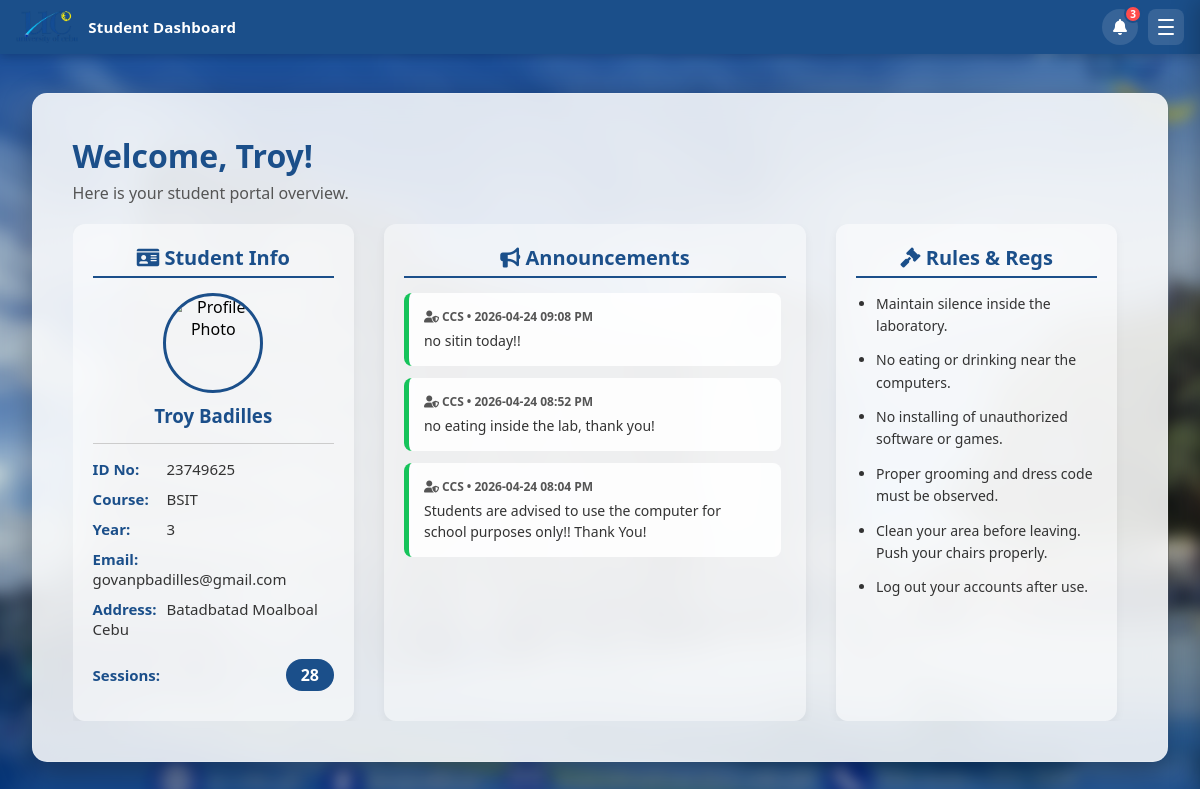
/dashboard (signed in), run on the app's committed database.
### tables this page shows
CREATE TABLE users (
            id INTEGER PRIMARY KEY AUTOINCREMENT,
            id_number TEXT UNIQUE NOT NULL,
            lastname TEXT NOT NULL,
            firstname TEXT NOT NULL,
            middlename TEXT,
            course_level TEXT,
            password TEXT NOT NULL,
            email TEXT,
            course TEXT,
            address TEXT,
            role TEXT DEFAULT 'student',
            remaining_sessions INTEGER DEFAULT 30,
            profile_pic TEXT DEFAULT 'default_profile.png'
        );

CREATE TABLE announcements (
            id INTEGER PRIMARY KEY AUTOINCREMENT,
            admin_name TEXT NOT NULL,
            message TEXT NOT NULL,
            date_posted DATETIME DEFAULT CURRENT_TIMESTAMP
        );

### app.py (the view)
@app.route('/dashboard')
def dashboard():
    if 'user_id' not in session or session.get('role') == 'admin':
        return redirect(url_for('home'))
    conn = get_db_connection()
    cursor = conn.cursor()
    student = cursor.execute("SELECT * FROM users WHERE id = ?", (session['user_id'],)).fetchone()
    if student is None:
        session.clear()
        conn.close()
        return redirect(url_for('home'))
    announcements = cursor.execute("SELECT * FROM announcements ORDER BY date_posted DESC").fetchall()
    reservations_raw = cursor.execute("""
        SELECT * FROM reservations
        WHERE id_number = ?
        ORDER BY id DESC
    """, (student['id_number'],)).fetchall()
    reservations = [dict(r) for r in reservations_raw]
    conn.close()
    return render_template('student.html', student=student, announcements=announcements, reservations=reservations)

### app.py (called while the page is built)
def get_db_connection():
    conn = sqlite3.connect('students.db')
    conn.row_factory = sqlite3.Row
    return conn

### templates/student.html (shortened to what this page needs)
<!DOCTYPE html>
<html lang="en">
<head>
    <link rel="stylesheet" href="{{ url_for('static', filename='style.css') }}">
    <link rel="stylesheet" href="{{ url_for('static', filename='student.css') }}">
    <link rel="stylesheet" href="https://cdnjs.cloudflare.com/ajax/libs/font-awesome/6.0.0/css/all.min.css">
</head>
<body class="student-page">
<nav class="navbar">
    <div class="nav-left">
        <img src="{{ url_for('static', filename='images/uclogonav.png') }}" alt="UC Logo">
        <span class="nav-brand">Student Dashboard</span>
    </div>
    <div class="nav-right">
        <div class="notif-wrapper" id="notifWrapper">
            <button class="notif-bell-btn" id="notifBellBtn" onclick="toggleNotifDropdown(event)" title="Notifications">
                <i class="fas fa-bell"></i>
                <span class="notif-badge" id="notifBadge" style="display:none;">0</span>
            </button>
        </div>
        <button class="hamburger-btn" id="hamburgerBtn" onclick="toggleSidebar()">
            <span></span><span></span><span></span>
        </button>
    </div>
</nav>
<div class="student-container">
    <div class="student-glass-card">
        <h1 style="color: #1b4f8a; margin-top: 0; margin-bottom: 5px; font-size: 32px;">
            Welcome, {{ student['firstname'] }}!
        </h1>
        <p style="color: #555; margin-bottom: 0;">Here is your student portal overview.</p>
        <div class="dashboard-grid-3">
            <div class="col-card">
                <h2><i class="fas fa-id-card"></i> Student Info</h2>
                <div class="profile-section" style="text-align: center; margin-bottom: 15px; border-bottom: 1px solid #ccc; padding-bottom: 15px;">
                    <img src="{{ url_for('static', filename='uploads/' + student['profile_pic']) if student['profile_pic'] and student['profile_pic'] != 'default_profile.png' else url_for('static', filename='images/default_profile.png') }}"
                         alt="Profile Photo" id="profileImageDisplay"
                         style="width: 100px; height: 100px; border-radius: 50%; border: 3px solid #1b4f8a; object-fit: cover; margin-bottom: 10px;"
                         onerror="this.src='https://cdn-icons-png.flaticon.com/512/3135/3135715.png'">
                    <h3 style="color: #1b4f8a; margin: 0;">{{ student['firstname'] }} {{ student['lastname'] }}</h3>
                </div>
                <div class="info-row"><strong>ID No:</strong> {{ student['id_number'] }}</div>
                <div class="info-row"><strong>Course:</strong> {{ student['course'] }}</div>
                <div class="info-row"><strong>Year:</strong> {{ student['course_level'] }}</div>
                <div class="info-row"><strong>Email:</strong> {{ student['email'] }}</div>
                <div class="info-row"><strong>Address:</strong> {{ student['address'] }}</div>
                <div class="info-row" style="margin-top: 20px; display: flex; align-items: center; justify-content: space-between;">
                    <strong>Sessions:</strong>
                    <span style="background: #1b4f8a; color: white; padding: 5px 15px; border-radius: 20px; font-weight: bold; font-size: 16px;">
                        {{ student['remaining_sessions'] }}
                    </span>
                </div>
            </div>
            <div class="col-card" style="background: rgba(255, 255, 255, 0.4);">
                <h2><i class="fas fa-bullhorn"></i> Announcements</h2>
                <div style="max-height: 400px; overflow-y: auto; padding-right: 5px;">
                    {% for ann in announcements %}
                        <div class="announcement-item" style="background: rgba(255, 255, 255, 0.9); padding: 15px; border-radius: 8px; margin-bottom: 12px; border-left: 5px solid #15c35a;">
                            <p style="font-size: 12px; color: #555; margin-bottom: 5px; font-weight: bold;"><i class="fas fa-user-shield"></i> {{ ann['admin_name'] }} &bull; {{ ann['date_posted'] }}</p>
                            <p style="font-size: 14px; color: #333; margin: 0; line-height: 1.5;">{{ ann['message'] }}</p>
                        </div>
                    {% else %}
                        <p style="color: #666; font-style: italic;">No announcements at this time.</p>
                    {% endfor %}
                </div>
            </div>
            <div class="col-card">
                <h2><i class="fas fa-gavel"></i> Rules & Regs</h2>
                <ul style="padding-left: 20px; font-size: 14px; color: #333; line-height: 1.6;">
                    <li style="margin-bottom: 12px;">Maintain silence inside the laboratory.</li>
                    <li style="margin-bottom: 12px;">No eating or drinking near the computers.</li>
                    <li style="margin-bottom: 12px;">No installing of unauthorized software or games.</li>
                    <li style="margin-bottom: 12px;">Proper grooming and dress code must be observed.</li>
                    <li style="margin-bottom: 12px;">Clean your area before leaving. Push your chairs properly.</li>
                    <li style="margin-bottom: 12px;">Log out your accounts after use.</li>
                </ul>
            </div>
        </div>
    </div>
</div>
</body>
</html>

### static/style.css (style rules this page uses)
* { box-sizing: border-box; margin: 0; padding: 0; font-family: 'Segoe UI', Tahoma, Geneva, Verdana, sans-serif; }
body { background-color: #EBEBEB; }
h2 { text-align: center; color: #333; margin-top: 10px; margin-bottom: 30px; font-size: 28px; font-weight: bold; }
.navbar { background-color: rgba(21, 76, 121, 0.95); padding: 15px 30px; display: flex; justify-content: space-between; align-items: center; color: white; box-shadow: 0 2px 5px rgba(0,0,0,0.2); position: fixed; top: 0; left: 0; width: 100% !important; z-index: 9999; }
body { padding-top: 80px; }

### static/student.css (style rules this page uses)
body.student-page { height: 100vh; margin: 0; display: flex; flex-direction: column; overflow: hidden; position: relative; font-family: sans-serif; }
body.student-page::before { content: ""; position: absolute; top: -20px; left: -20px; right: -20px; bottom: -20px; background-image: url('/static/images/ucbackground.jpg'); background-size: cover; background-position: center; background-repeat: no-repeat; filter: blur(8px) brightness(0.85); z-index: -1; }
.student-container { flex: 1; display: flex; justify-content: center; align-items: center; z-index: 1; padding: 20px; }
.student-glass-card { background: rgba(255, 255, 255, 0.85); backdrop-filter: blur(15px); padding: 40px; width: 1500px; max-width: 98%; max-height: 95vh; border-radius: 15px; box-shadow: 0 8px 32px 0 rgba(0, 0, 0, 0.3); border: 1px solid rgba(255, 255, 255, 0.18); display: flex; flex-direction: column; }
.dashboard-grid-3 { display: grid; grid-template-columns: 1fr 1.5fr 1fr; gap: 30px; margin-top: 20px; overflow-y: auto; padding-right: 10px; }
.col-card { background: rgba(255, 255, 255, 0.5); padding: 20px; border-radius: 12px; box-shadow: 0 4px 10px rgba(0,0,0,0.05); }
.col-card h2 { color: #1b4f8a; margin-top: 0; margin-bottom: 15px; font-size: 20px; border-bottom: 2px solid #1b4f8a; padding-bottom: 5px; }
.info-row { margin-bottom: 10px; font-size: 15px; color: #333; }
.info-row strong { color: #1b4f8a; display: inline-block; width: 70px; }
.announcement-item { background: rgba(255, 255, 255, 0.9); padding: 15px; border-radius: 8px; margin-bottom: 12px; border-left: 5px solid #15c35a; }
.profile-section { display: flex; flex-direction: column; align-items: center; margin-bottom: 20px; padding-bottom: 15px; border-bottom: 1px solid rgba(27, 79, 138, 0.2); }

### templates/student.html (style rules this page uses)
body.student-page { padding-top: 0 !important; }
body.student-page .navbar { position: sticky !important; top: 0 !important; }
.navbar { height: 54px; background: #1b4f8a; display: flex; align-items: center; justify-content: space-between; padding: 0 16px; position: sticky; top: 0; z-index: 1000; box-shadow: 0 2px 10px rgba(0,0,0,0.2); }
.nav-left { display: flex; align-items: center; gap: 10px; }
.nav-left img { height: 32px; width: auto; }
.nav-brand { color: white; font-size: 15px; font-weight: 600; letter-spacing: 0.2px; }
.nav-right { display: flex; align-items: center; gap: 10px; }
.hamburger-btn { width: 36px; height: 36px; border-radius: 8px; border: none; background: rgba(255,255,255,0.12); cursor: pointer; display: flex; flex-direction: column; align-items: center; justify-content: center; gap: 5px; transition: background 0.2s; flex-shrink: 0; }
.hamburger-btn span { display: block; width: 16px; height: 2px; background: white; border-radius: 2px; transition: all 0.28s cubic-bezier(0.4,0,0.2,1); }
.notif-wrapper { position: relative; display: inline-flex; align-items: center; }
.notif-bell-btn { background: rgba(255,255,255,0.12); border: none; color: white; width: 36px; height: 36px; border-radius: 50%; cursor: pointer; font-size: 16px; display: flex; align-items: center; justify-content: center; position: relative; transition: background 0.2s, transform 0.2s; }
.notif-badge { position: absolute; top: -4px; right: -4px; background: #ff4c4c; color: white; font-size: 10px; font-weight: bold; min-width: 18px; height: 18px; border-radius: 9px; display: flex !important; align-items: center; justify-content: center; padding: 0 4px; border: 2px solid #1b4f8a; line-height: 1; animation: badgePop 0.3s ease; }

### data on the page
users: firstname "Troy", lastname "Badilles", id_number "23749625", course "BSIT", course_level "3", email "govanpbadilles@gmail.com", address "Batadbatad Moalboal Cebu", remaining_sessions "28"
announcements: admin_name "CCS", date_posted "2026-04-24 09:08 PM", message "no sitin today!!"
announcements: admin_name "CCS", date_posted "2026-04-24 08:52 PM", message "no eating inside the lab, thank you!"
announcements: admin_name "CCS", date_posted "2026-04-24 08:04 PM", message "Students are advised to use the computer for school purposes only!! Thank You!"
